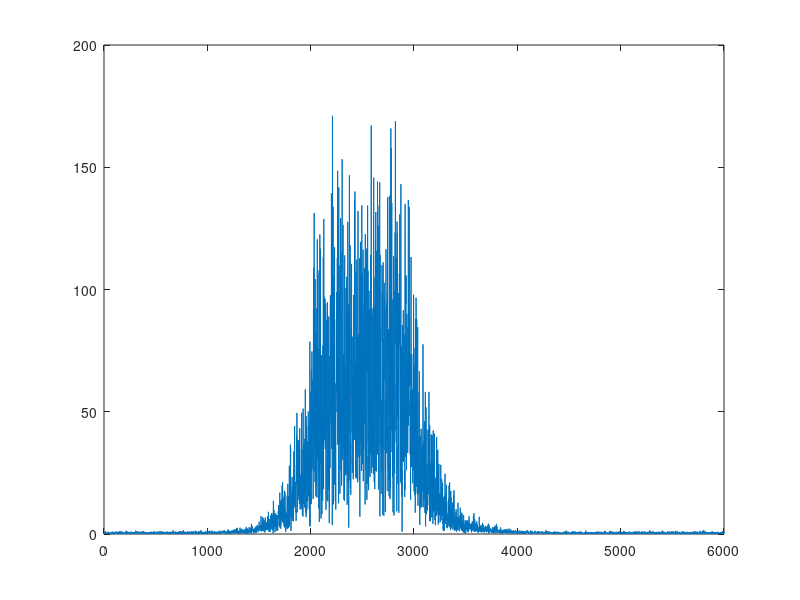
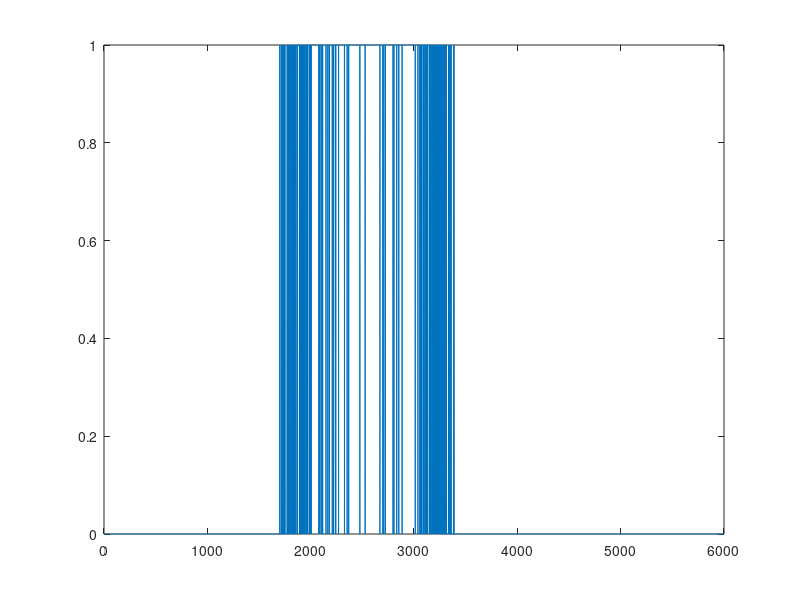

Reproduce these figures in MATLAB, in order.
clear all;
close all;
clc;

%step 1 is to generate a signal
L=6000
fc1=2000;
fc2=3000;
fs=12000;
	x=randn(1,L);
	b=1;a=1;
	if fc1==0 & fc2 < .5*fs
		[b,a]=butter(8,(2/fs)*fc2);
	end
	if fc1>0 & fc2<.5*fs
		[b,a]=butter(4,(2/fs)*[fc1,fc2]);
	end
	if fc1>0 & fc2 >.49*fs
		[b,a]=butter(4,(2/fs)*fc1,'high');
	end		
	y=filter(b,a,x);
    
    %step 2 adding awgn noise
    y=awgn(y,35,'measured');
    
    % step 3 finding fft
    
    nfft=12000;
    Y=fft(y,nfft);
    Y=Y(1:nfft/2);
    mx=abs(Y);
    f=(0:nfft/2-1)*fs/nfft;
    figure(1),plot(f,mx);
    
    %step 4 threshold detection
    
sum=0;
for i=1:(nfft/2)
    sum=sum+mx(i);
end
mean=sum/(nfft/2);
var=0;
sigma=0;
for i=1:(nfft/2)
    temp=mx(i)-mean;
    temp=power(temp,2);
    var=var+temp;
end
var=var/(nfft/2);
sigma=sqrt(var);
const=zeros(1,(nfft/2));
k=0;
th=mean+(k*sigma);
for i=1:(nfft/2)
if (mx(i)<th)
    const(i)=0;
else const(i)=1;
end
end
figure(2),plot(f,const);

%step 5 calculating efficiency
flag_1=0;
test=zeros(1,(nfft/2));
for i=fc1:fc2
    test(i)=1;
    flag_1=flag_1+1;
end
flag_0=(nfft/2)-flag_1;

count_D=0;
count_F=0;
for i=1:(nfft/2)
    if const(i)==1 && test(i)==1
        count_D=count_D +1;
    else if test(i)==0 && const(i)==1
            count_F=count_F+1;
        end
    end
end


Pd=(count_D/flag_1)*100;
Pf=(count_F/flag_0)*100;






    


